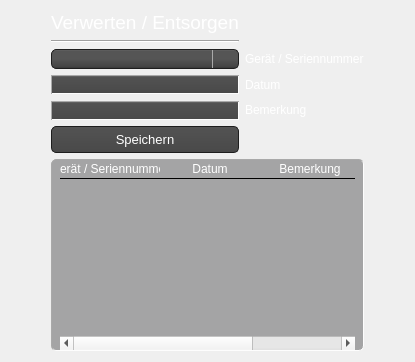
                <widget class="QWidget" name="tab_16">
                 <attribute name="title">
                  <string>Verwertet / Entsorgt</string>
                 </attribute>
                 <layout class="QGridLayout" name="gridLayout_29">
                  <item row="2" column="1">
                   <widget class="Line" name="line_29">
                    <property name="orientation">
                     <enum>Qt::Horizontal</enum>
                    </property>
                   </widget>
                  </item>
                  <item row="4" column="1">
                   <widget class="QLineEdit" name="verwertet_datum">
                    <property name="styleSheet">
                     <string notr="true">QLineEdit{ background-color: QLinearGradient( x1: 0, y1: 0, x2: 0, y2: 1, stop: 0 #929394, stop: 0.1 #525252, stop: 0.5 #4e4e4e, stop: 0.9 #4a4a4a, stop: 1 #464646);
border: 1px inset darkgrey;
border-radius: 10px;
padding: 0 8px;
selection-background-color: darkgray;
font-size: 13px;
color: white;
}
QLineEdit:focus { background-color: QLinearGradient( x1: 0, y1: 0, x2: 0, y2: 1, stop: 0 #ffffff, stop: 0.1 #bababa, stop: 0.5 #919191, stop: 0.9 #7a7a7a, stop: 1 #5b5b5b);}
</string>
                    </property>
                   </widget>
                  </item>
                  <item row="7" column="0">
                   <spacer name="horizontalSpacer_19">
                    <property name="orientation">
                     <enum>Qt::Horizontal</enum>
                    </property>
                    <property name="sizeHint" stdset="0">
                     <size>
                      <width>40</width>
                      <height>20</height>
                     </size>
                    </property>
                   </spacer>
                  </item>
                  <item row="3" column="1">
                   <widget class="QComboBox" name="verwertet_geraete_combo">
                    <property name="styleSheet">
                     <string notr="true">QComboBox
{
    subcontrol-origin: padding;
    subcontrol-position: top right;
    selection-background-color: #111;
    selection-color: white;

    background-color: #464646;
    border-style: solid;
    border: 1px solid #1e1e1e;
    border-radius: 5;
    padding: 1px 0px 1px 20px;
}


QComboBox:hover, QPushButton:hover
{
    border: 1px solid teal;

}

QComboBox:editable {
    background: red;
    color: white;
}

QComboBox:on
{
    padding-top: 0px;
    padding-left: 0px;

    background-color: QLinearGradient( x1: 0, y1: 0, x2: 0, y2: 1, stop: 0 #2d2d2d, stop: 0.1 #2b2b2b, stop: 0.5 #292929, stop: 0.9 #282828, stop: 1 #252525);
    selection-background-color: rgb(67, 131, 202);
}

QComboBox:!on
{

    background-color: QLinearGradient( x1: 0, y1: 0, x2: 0, y2: 1, stop: 0 #666, stop: 0.1 #555, stop: 0.5 #555, stop: 0.9 #444, stop: 1 #333);
}

QComboBox QAbstractItemView
{
    border: 2px solid darkgray;
    color: black;
    selection-background-color: QLinearGradient( x1: 0, y1: 0, x2: 0, y2: 1, stop: 0 #111, stop: 1 #333);
}

QComboBox::drop-down
{
     subcontrol-origin: padding;
     subcontrol-position: top right;
     width: 15px;

     border-left-width: 1px;
     border-left-color: darkgray;
     border-left-style: solid; /* just a single line */
     border-top-right-radius: 3px; /* same radius as the QComboBox */
     border-bottom-right-radius: 3px;
     padding-left: 10px;
 }


</string>
                    </property>
                    <item>
                     <property name="text">
                      <string/>
                     </property>
                    </item>
                   </widget>
                  </item>
                  <item row="4" column="2">
                   <widget class="QLabel" name="label_81">
                    <property name="text">
                     <string>&lt;html&gt;&lt;head/&gt;&lt;body&gt;&lt;p&gt;&lt;span style=&quot; color:#ffffff;&quot;&gt;Datum&lt;/span&gt;&lt;/p&gt;&lt;/body&gt;&lt;/html&gt;</string>
                    </property>
                   </widget>
                  </item>
                  <item row="4" column="3">
                   <spacer name="horizontalSpacer_20">
                    <property name="orientation">
                     <enum>Qt::Horizontal</enum>
                    </property>
                    <property name="sizeHint" stdset="0">
                     <size>
                      <width>40</width>
                      <height>20</height>
                     </size>
                    </property>
                   </spacer>
                  </item>
                  <item row="6" column="1">
                   <widget class="QPushButton" name="verwertet_speichern_button">
                    <property name="styleSheet">
                     <string notr="true">QPushButton{
   background-color: QLinearGradient( x1: 0, y1: 0, x2: 0, y2: 1, stop: 0 #565656, stop: 0.1 #525252, stop: 0.5 #4e4e4e, stop: 0.9 #4a4a4a, stop: 1 #464646);
  	border-style: solid;
    border: 1px solid #1e1e1e;
    border-radius: 5;
    padding: 1px 0px 1px 20px;
    font: 13px;
    min-width: 10em;
    padding: 5px;
	color: white;
}
QPushButton:hover{
	background-color: QLinearGradient( x1: 0, y1: 0, x2: 0, y2: 1, stop: 0 #565656, stop: 0.1 #525252, stop: 0.5 #4e4e4e, stop: 0.9 #4a4a4a, stop: 1 #464646);
  	border-style: solid;
    border: 1px solid rgb(59, 204, 179);
    border-radius: 5;
    padding: 1px 0px 1px 20px;
    font: 13px;
    min-width: 10em;
    padding: 5px;
	color: white;
}
QPushButton:pressed {
background-color: rgb(130, 152, 152);
  	border-style: solid;
    border: 1px solid #1EFFFF;
    border-radius: 5;
    padding: 1px 0px 1px 20px;
    font: 13px;
    min-width: 10em;
    padding: 5px;
	color: white;

}</string>
                    </property>
                    <property name="text">
                     <string>Speichern</string>
                    </property>
                   </widget>
                  </item>
                  <item row="7" column="1" colspan="2">
                   <widget class="QTableWidget" name="verwertet_tabelle">
                    <property name="styleSheet">
                     <string notr="true">QTableView {
border: 1px inset darkgrey;
border-radius: 5px;
padding: 0 8px;
font-size: 13px;
color: white;
gridline-color: rgb(164, 164, 165);
Background-color: rgb(164, 164, 165);

}
QHeaderView::section{

border-style: none;
Color: white;
gridline-color: rgb(164, 164, 165);
background-color: rgb(164, 164, 165);
border-bottom: 1px inset black;

}
QTableView::item{
border-bottom : 1px inset black;
gridline-color: rgb(164, 164, 165);
text-align: center;
}</string>
                    </property>
                    <attribute name="horizontalHeaderStretchLastSection">
                     <bool>false</bool>
                    </attribute>
                    <attribute name="verticalHeaderVisible">
                     <bool>false</bool>
                    </attribute>
                    <attribute name="verticalHeaderCascadingSectionResizes">
                     <bool>true</bool>
                    </attribute>
                    <attribute name="verticalHeaderHighlightSections">
                     <bool>false</bool>
                    </attribute>
                    <column>
                     <property name="text">
                      <string>Gerät / Seriennummer</string>
                     </property>
                    </column>
                    <column>
                     <property name="text">
                      <string>Datum</string>
                     </property>
                    </column>
                    <column>
                     <property name="text">
                      <string>Bemerkung</string>
                     </property>
                    </column>
                   </widget>
                  </item>
                  <item row="0" column="1">
                   <widget class="QLabel" name="label_79">
                    <property name="maximumSize">
                     <size>
                      <width>16777215</width>
                      <height>16777215</height>
                     </size>
                    </property>
                    <property name="font">
                     <font>
                      <pointsize>14</pointsize>
                     </font>
                    </property>
                    <property name="text">
                     <string>&lt;html&gt;&lt;head/&gt;&lt;body&gt;&lt;p&gt;&lt;span style=&quot; color:#ffffff;&quot;&gt;Verwerten / Entsorgen&lt;/span&gt;&lt;/p&gt;&lt;/body&gt;&lt;/html&gt;</string>
                    </property>
                   </widget>
                  </item>
                  <item row="3" column="2">
                   <widget class="QLabel" name="label_80">
                    <property name="text">
                     <string>&lt;html&gt;&lt;head/&gt;&lt;body&gt;&lt;p&gt;&lt;span style=&quot; color:#ffffff;&quot;&gt;Gerät / Seriennummer&lt;/span&gt;&lt;/p&gt;&lt;/body&gt;&lt;/html&gt;</string>
                    </property>
                   </widget>
                  </item>
                  <item row="5" column="1">
                   <widget class="QLineEdit" name="verwertet_bemerkung">
                    <property name="styleSheet">
                     <string notr="true">QLineEdit{ background-color: QLinearGradient( x1: 0, y1: 0, x2: 0, y2: 1, stop: 0 #929394, stop: 0.1 #525252, stop: 0.5 #4e4e4e, stop: 0.9 #4a4a4a, stop: 1 #464646);
border: 1px inset darkgrey;
border-radius: 10px;
padding: 0 8px;
selection-background-color: darkgray;
font-size: 13px;
color: white;
}
QLineEdit:focus { background-color: QLinearGradient( x1: 0, y1: 0, x2: 0, y2: 1, stop: 0 #ffffff, stop: 0.1 #bababa, stop: 0.5 #919191, stop: 0.9 #7a7a7a, stop: 1 #5b5b5b);}
</string>
                    </property>
                   </widget>
                  </item>
                  <item row="5" column="2">
                   <widget class="QLabel" name="label_21">
                    <property name="text">
                     <string>&lt;html&gt;&lt;head/&gt;&lt;body&gt;&lt;p&gt;&lt;span style=&quot; color:#ffffff;&quot;&gt;Bemerkung&lt;/span&gt;&lt;/p&gt;&lt;/body&gt;&lt;/html&gt;</string>
                    </property>
                   </widget>
                  </item>
                 </layout>
                </widget>
